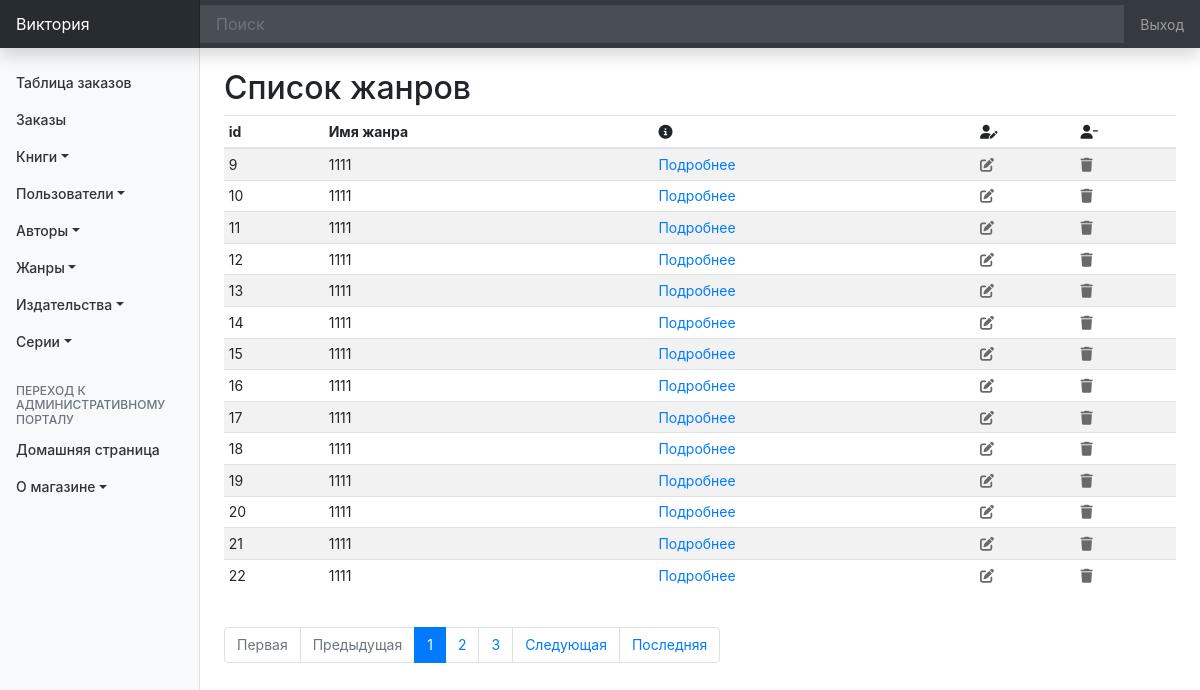
The app's page /genre/list/ (signed in) with its own data.
### genre/models.py (models this page shows, shortened)
class Genre(models.Model):
    name = models.CharField(
        verbose_name='Название жанра',
        max_length= 100,
    )
    description = models.TextField(
        verbose_name='Описание жанра',
        null=True, # БД позволяет хранить поле пустым
        blank=True, # сигнал Djange, что поле мб пустым
        help_text='Поле может быть пустым'
    )
    class Meta:
        ordering = ['name']

### genre/views.py (the view)
# urls.py: path('list/', GenreList.as_view(), name='list'),
class GenreList(LoginRequiredMixin, ListView):
    template_name = 'genre/list_genre.html'
    context_object_name = 'genre_list'
    model = Genre
    paginate_by = 14

### genre/templates/genre/list_genre.html (shortened to what this page needs)
{% extends 'base_admin.html' %}
{% block body %}
    {% include "top_menu_admin.html" %}
    <br>
    <h2 id="list-genre">Список жанров</h2>
    <div class="table-responsive">
        <table class="table table-striped table-sm">
            <thead>
                <tr>
                    <th>id</th>
                    <th>Имя жанра</th>
                    <th><i class="fas fa-info-circle"></i></th>
                    <th><i class="fas fa-user-edit"></i></th>
                    <th><i class="fas fa-user-minus"></i></th>
                </tr>
            </thead>
            <tbody>
                {% for genre in genre_list %}
                    <tr>
                        <td>{{ genre.pk }}</td>
                        <td>{{ genre.name }}</td>
                        <td><a href="{% url 'genre:detail' genre.pk %}" title="подробнее">Подробнее</a></td>
                        <td><a href="{% url 'genre:update' genre.pk %}" title="редактировать"><i style="color:#696969" class="fas fa-edit"></i></a></td>
                        <td><a href="{% url 'genre:delete' genre.pk %}" title="удалить"><i style="color:#696969" class="fas fa-trash"></i></a></td>
                    </tr>
                {% endfor %}
            </tbody>
        </table>
        <br>
        <nav aria-label="...">
            <ul class="pagination">
                <li class="page-item {% if not page_obj.has_previous %}disabled{% endif %}">
                    <a class="page-link" href="{% if page_obj.has_previous %}?page=1{% else %}#{% endif %}" tabindex="-1" aria-disabled="true">Первая</a>
                </li>
                <li class="page-item {% if not page_obj.has_previous %}disabled{% endif %}">
                    <a class="page-link" href="{% if page_obj.has_previous %}?page={{ page_obj.previous_page_number }}{% else %}#{% endif %}" tabindex="-1" aria-disabled="true">Предыдущая</a>
                </li>
                {% for page in page_obj.paginator.page_range %}
                    {% if page_obj.number == page %}
                        {% if page_obj.number == 1 %}
                            <li class="page-item {% if page_obj.number == page %}active{% endif %}"><a class="page-link" href="?page=1">1</a></li>
                            {% if page_obj.paginator.page_range|length >= 2 %}<li class="page-item"><a class="page-link" href="?page=2">2</a></li>{% endif %}
                            {% if page_obj.paginator.page_range|length >= 3 %}<li class="page-item"><a class="page-link" href="?page=3">3</a></li>{% endif %}
                        {% endif %}
                    {% endif %}
                {% endfor %}
                <li class="page-item {% if not page_obj.has_next %}disabled{% endif %}">
                    <a class="page-link" href="{% if page_obj.has_next %}?page={{ page_obj.next_page_number }}{% else %}#{% endif %}" tabindex="-1" aria-disabled="true">Следующая</a>
                </li>
                <li class="page-item {% if not page_obj.has_next %}disabled{% endif %}">
                    <a class="page-link" href="{% if page_obj.has_next %}?page={{ page_obj.paginator.num_pages }}{% else %}#{% endif %}" tabindex="-1" aria-disabled="true">Последняя</a>
                </li>
            </ul>
        </nav>
        <br>
    </div>
{% endblock body %}

### templates/base_admin.html (shortened to what this page needs)
{% load static %}
<!doctype html>
<html lang="en">
    <head>
        <link rel="stylesheet" href="https://stackpath.bootstrapcdn.com/bootstrap/4.5.0/css/bootstrap.min.css">
        <link href="{% static 'css/dashboard.css' %}" rel="stylesheet">
    </head>
    <body>
        <nav class="navbar navbar-dark sticky-top bg-dark flex-md-nowrap p-0 shadow">
            {% if user.get_full_name %}
                <a class="navbar-brand col-md-3 col-lg-2 mr-0 px-3" href="{% url 'customer:detail' user.pk %}">{{ user.get_full_name }}</a>
            {% else %}
                <a class="navbar-brand col-md-3 col-lg-2 mr-0 px-3" href="{% url 'customer:detail' user.pk %}">{{ user.get_username }}</a>
            {% endif %}
            <input class="form-control form-control-dark w-100" type="text" placeholder="Поиск" aria-label="Поиск">
            <ul class="navbar-nav px-3">
                <li class="nav-item text-nowrap">
                    <a class="nav-link" href="{% url 'log_out' %}">Выход</a>
                </li>
            </ul>
        </nav>
        <main role="main" class="col-md-9 ml-sm-auto col-lg-10 px-md-4">
                {% block body %}
                {% endblock body %}
        </main>
    </body>
</html>

### static/css/dashboard.css (style rules this page uses)
body { font-size: .875rem; }
.navbar-brand { padding-top: .75rem; padding-bottom: .75rem; font-size: 1rem; background-color: rgba(0, 0, 0, .25); box-shadow: inset -1px 0 0 rgba(0, 0, 0, .25); }
.navbar .form-control { padding: .75rem 1rem; border-width: 0; border-radius: 0; }
.form-control-dark { color: #fff; background-color: rgba(255, 255, 255, .1); border-color: rgba(255, 255, 255, .1); }

### records on screen
Genre: pk "9", name "1111"
Genre: pk "10", name "1111"
Genre: pk "11", name "1111"
Genre: pk "12", name "1111"
Genre: pk "13", name "1111"
Genre: pk "14", name "1111"
Genre: pk "15", name "1111"
Genre: pk "16", name "1111"
Genre: pk "17", name "1111"
Genre: pk "18", name "1111"
Genre: pk "19", name "1111"
Genre: pk "20", name "1111"
Genre: pk "21", name "1111"
Genre: pk "22", name "1111"

### other values on screen
{{ user.get_full_name }} "Виктория"
